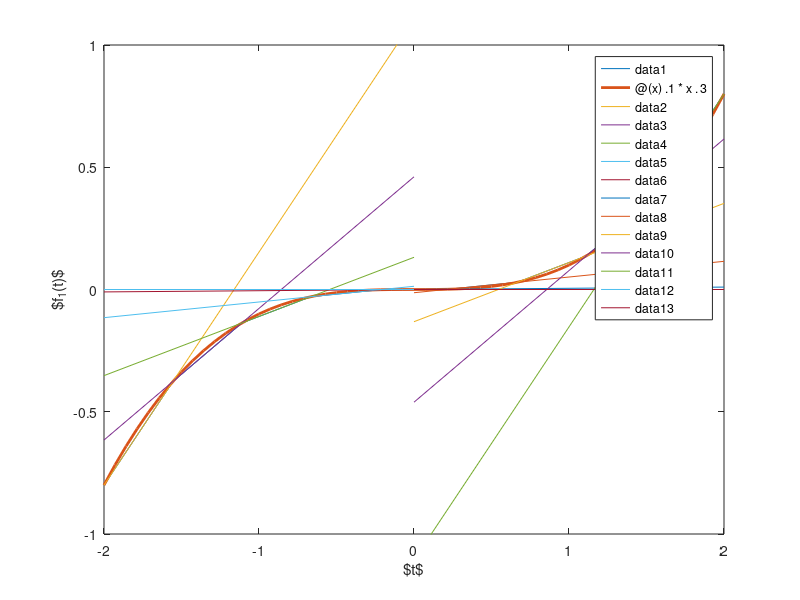
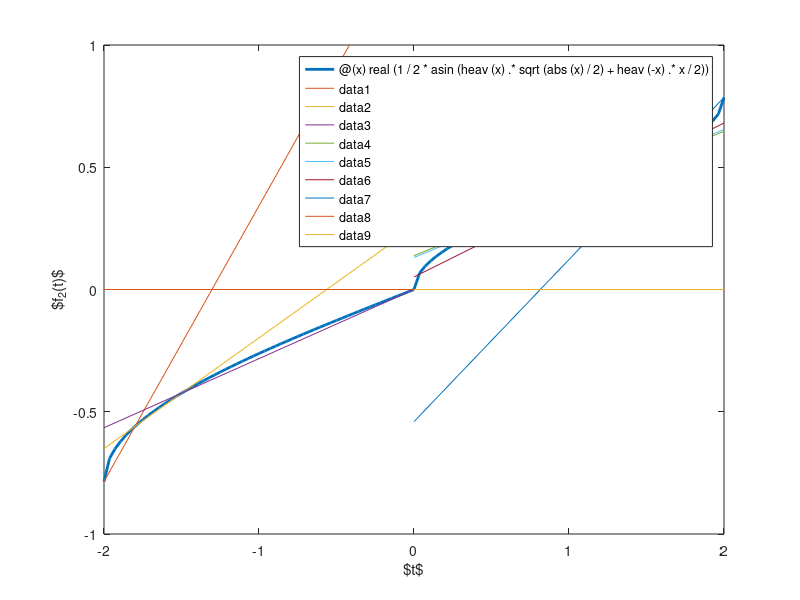

Reproduce these figures in MATLAB, in order. (Note: this script raises an error after producing the figures.)
clear 
close all

n = 10;
R = linspace(-2,2,n);
Y = R.^3*.1;

d = (R(end)-R(1))/(n-1);

m = diff(Y)/d;
b = Y(2:end)-m.*R(2:end);

figure(1)
plot(R,R.^3*.1);
hold('on');
fplot(@(x).1*x.^3,[R(1),R(end)],'linewidth',2);
for i = 1:5
    plot([-2,0],m(i)*[-2,0]+b(i))
end
for i = 5:9
    plot([0,2],m(i)*[0,2]+b(i))
end
plot([-2,0],[0,0],[0,2],[0,0])
hold off
ylim([-1,1])
xlabel('$t$')
ylabel('$f_1(t)$')

% Z = exp(-R/4)-1;
% 
% M = zeros(size(Z));
% M(1:5) = diff(Z(1:6))/d;
% B = zeros(size(Z));
% B(1:5) = Z(2:6)-M(1:5).*R(2:6);
% M(6:end) = -1/4*exp(-R(6:end)/4);
% B(6:end) = Z(6:end)-M(6:end).*R(6:end);
% 
% 
% figure(2)
% fplot(@(x)exp(-x/4)-1,[-2,2],'linewidth',2)
% hold on
% for i = 1:5
%     plot([-2,0],M(i)*[-2,0]+B(i))
% end
% for i = 6:10
%     plot([0,2],M(i)*[0,2]+B(i))
% end
% hold off

heav = @(t)(1+sign(t))/2;
be = @(t)1/2*asin(sqrt(abs(t)/2))-t;

R = [-2,-1.8,-1.5,0,.7,1,1.5,1.7,2];

Z = real(1/2*asin(heav(R).*sqrt(abs(R)/2) + heav(-R).*R/2));
M = diff(Z)./diff(R);
B = Z(1:end-1)-M.*R(1:end-1);
% M(1:3) = diff(Z(1:4))./diff(R(1:4));
% B(1:3) = Z(1:3)-M(1:3).*R(1:3);
% M(4:9) = 1./(4*sqrt(-(R(4:end-1)+diff(R(4:end))/2-4).*(R(4:end-1)+diff(R(4:end))/2)));
% B(4:9) = 1/2*asin(sqrt(abs(R(4:end-1)+diff(R(4:end))/2)/2) )-(R(4:end-1)+diff(R(4:end))/2).*M(4:end);

figure(2)
fplot(@(x)real(1/2*asin(heav(x).*sqrt(abs(x)/2) + heav(-x).*x/2)),[-2,2],'linewidth',2)
hold('on');
for i = 1:3
    plot([-2,0],M(i)*[-2,0]+B(i))
end
for i = 5:8
    plot([0,2],M(i)*[0,2]+B(i))
end
plot([-2,0],[0,0],[0,2],[0,0])
hold off
ylim([-1,1])
xlabel('$t$')
ylabel('$f_2(t)$')

M1 = [0,0;kron(m(5:end)',[1/2,1])];
B1 = [0;b(5:end)'];
M2 = [0,0;kron(M(5:end)',[1,-1/2])];
B2 = [0;B(5:end)'];
M3 = [0,0;kron(-m(1:5)',[1/2,1])];
B3 = [0;-b(1:5)'];
M4 = [0,0;kron(-M(1:3)',[1,-1/2])];
B4 = [0;-B(1:3)'];

Q = -blkdiag(ones(size(B1)),ones(size(B2)),ones(size(B3)),ones(size(B4)));

T = [1,0,0,0;
    0,1,0,0;
    1,0,0,0;
    0,0,0,-1;
    0,0,-1,0;
    0,1,0,0;
    0,0,-1,0;
    0,0,0,-1];
L = [1,1;-1,1;1,-1;-1,-1];
l = ones(4,1)*2;

D = zeros(4,4,4);
D(:,:,1) = kron(eye(4),L(1,:))*T;
D(:,:,2) = kron(eye(4),L(2,:))*T;
D(:,:,3) = kron(eye(4),L(3,:))*T;
D(:,:,4) = kron(eye(4),L(4,:))*T;

% A = [.2,.3;-.3,.2];


    Aineq = [zeros(16,2),kron(eye(4),-ones(4,1)),[D(:,:,1);D(:,:,2);D(:,:,3);D(:,:,4)];...
            [M1;M2;M3;M4],zeros(size(Q,1),4),Q;...
            L,diag([1,1,1,1]),zeros(4)];

    bineq = [zeros(16,1);-[B1;B2;B3;B4];l];

    [VAU,t] = LRS(struct('rep','H','Aineq',Aineq,'bineq',bineq));

    VV = bigVReduce(VAU(logical(t),1:2));
    vv = zeros(size(VV,1)*4,2);
    fv = zeros(size(VV));
    for i = 1:size(VV,1)
        x = VV(i,:)';
        t = [max(M1*x+B1),max(M2*x+B2),max(M3*x+B3),max(M4*x+B4)]';
        ValidateF(x,t)
        dx = reshape(T*t,2,4)+repmat(x,1,4);
        vv((4*i-3):4*i,:) = dx';
        r = [1,-1/2]*x;
        dx = [([1/2,1]*x)^3/10;
            real(1/2*asin(heav(r).*sqrt(abs(r)/2) + heav(-r).*r/2))];
        fv(i,:) = VV(i,:)+dx';
    end
    
    k = convhull(VV(:,1),VV(:,2));
    s = [1/2,1;1,-1/2];
    achs = s*[eye(2),-eye(2)]*(sqrt(2)*1.1);
    
    figure(10)
    plot(VV(k,1),VV(k,2),...
        VV(:,1),VV(:,2),'x',...
        vv(:,1),vv(:,2),'o',...
        2*[1,0,-1,0,1],[0,1,0,-1,0]*2,...
        fv(:,1),fv(:,2),'x',...
        achs(1,[1,3]),achs(2,[1,3]),'-.',...
        achs(1,[2,4]),achs(2,[2,4]),'-.')
xlabel('$x_1$');
ylabel('$x_2$');



Vn = [];
for i = 1:4
    IDX = false(4,1);
    IDX(i) = true;
    Aineq = [zeros(4,2),-ones(4,1),D(:,:,i);...
            [M1;M2;M3;M4],zeros(size(Q,1),1),Q;...
            kron(L,ones(4,1)),zeros(16,1),[D(:,:,1);D(:,:,2);D(:,:,3);D(:,:,4)]];
	bineq = [zeros(4,1);-B1;-B2;-B3;-B4;kron(l,ones(4,1))];
    Aeq = [L(IDX,:),1,zeros(1,4)];
    beq = l(IDX);
    [V,t] = LRS(struct('rep','H','Aineq',Aineq,'bineq',bineq,'Aeq',Aeq,'beq',beq));
    Vn = [Vn;bigVReduce(V(logical(t),1:2))];
end